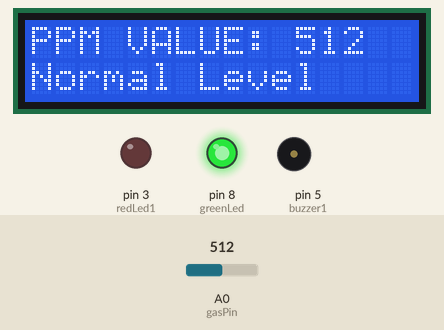
A sketch run on a simulated Arduino Uno, built with avr-gcc and run on an emulated ATmega328P. Parts: 16×2 character LCD, output pins drawn as LEDs (lit = HIGH), buzzer (waves = sounding). The test bench sets the inputs (shaded band); at power-on: A0 (gasPin) = 512. What the sketch prints to the serial monitor is not drawn.

Above: at 3.2 s.
3.3 s: A0 (gasPin) set to 892
At 4.5 s:
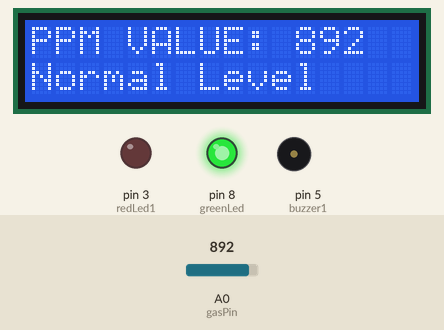
5.6 s: A0 (gasPin) set to 918
At 6.9 s:
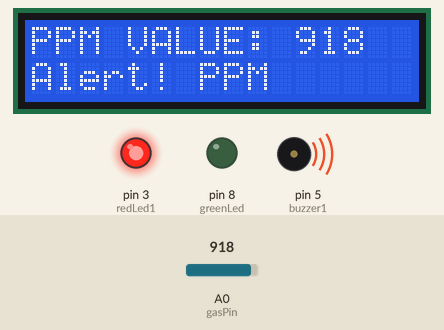
7.7 s: A0 (gasPin) set to 900
At 9.2 s:
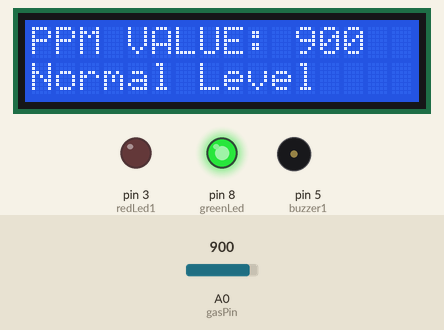
Timing chart, 0 to 10.7 s (numbered marks = the images above; inputs shaded):
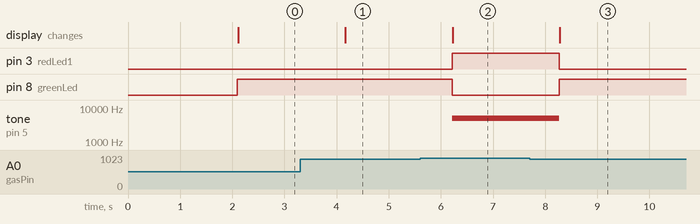

Measured:
- the behaviour switches between 900 and 901 on A0 (gasPin) (found by bisection; images 1 and 2)
- after the input at 3.3 s, the display: changes after 0.87 s (image 1)
- after the input at 5.6 s, pin 3 (redLed1): LOW → HIGH after 0.62 s; pin 8 (greenLed): HIGH → LOW after 0.62 s; tone on pin 5 (buzzer1): silent → 5000 Hz after 0.62 s; the display: changes after 0.63 s (image 2)
- after the input at 7.7 s, pin 3 (redLed1): HIGH → LOW after 0.57 s; pin 8 (greenLed): LOW → HIGH after 0.57 s; tone on pin 5 (buzzer1): 5000 Hz → silent after 0.57 s; the display: changes after 0.58 s (image 3)

The sketch:

Code.ino
```cpp
#include <LiquidCrystal_I2C.h>

// Pin definitions
int redLed1 = 3;           // Red LED pin
int greenLed = 8;          // Green LED pin
int buzzer1 = 5;           // Buzzer pin
int gasPin = A0;           // Gas sensor pin

int gasSensorThres = 900;  // Gas sensor threshold value

LiquidCrystal_I2C lcd(0x27, 16, 2);  // Set the LCD address to 0x27 for a 16 chars and 2 line display

void setup() {
  pinMode(redLed1, OUTPUT);
  pinMode(greenLed, OUTPUT);
  pinMode(buzzer1, OUTPUT);
  pinMode(gasPin, INPUT);

  Serial.begin(9600);  // Start the serial communication
  lcd.begin(16, 2);    // Initialize the LCD with 16 columns and 2 rows
  lcd.backlight();     // Turn on the LCD backlight
  lcd.setCursor(0, 0); // Set the cursor to the first column, first row
  lcd.print("Gas Sensor Init"); // Print a message to the LCD
  delay(2000);         // Wait for 2 seconds
  lcd.clear();         // Clear the LCD
}

void loop() {
  int gasSensor = analogRead(gasPin); // Read the gas sensor value

  Serial.print("PPM LEVEL: ");
  Serial.println(gasSensor);  // Print the gas sensor value to the Serial Monitor

  lcd.clear();
  lcd.setCursor(0, 0);  // Set the cursor to the first column, first row
  lcd.print("PPM VALUE: ");
  lcd.print(gasSensor); // Print the gas sensor value to the LCD

  if (gasSensor > gasSensorThres) {
    digitalWrite(redLed1, HIGH);  // Turn on the red LED
    tone(buzzer1, 5000);          // Turn on the buzzer
    digitalWrite(greenLed, LOW);  // Turn off the green LED

    lcd.setCursor(0, 1);  // Set the cursor to the first column, second row
    lcd.print("Alert! PPM"); // Print an alert message to the LCD
  } else {
    digitalWrite(redLed1, LOW);   // Turn off the red LED
    noTone(buzzer1);              // Turn off the buzzer
    digitalWrite(greenLed, HIGH); // Turn on the green LED

    lcd.setCursor(0, 1);  // Set the cursor to the first column, second row
    lcd.print("Normal Level"); // Print a normal message to the LCD
  }

  delay(1000); // Wait for 1 second before repeating the loop
}
```
